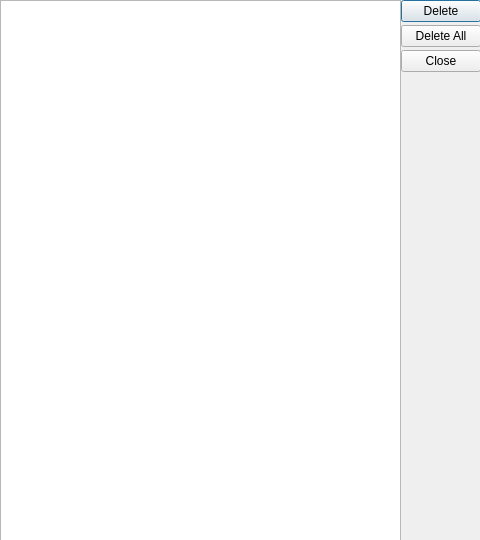
<?xml version="1.0" encoding="UTF-8"?>
<ui version="4.0">
 <class>historyDialog</class>
 <widget class="QDialog" name="historyDialog">
  <property name="windowModality">
   <enum>Qt::NonModal</enum>
  </property>
  <property name="enabled">
   <bool>true</bool>
  </property>
  <property name="geometry">
   <rect>
    <x>0</x>
    <y>0</y>
    <width>480</width>
    <height>540</height>
   </rect>
  </property>
  <property name="sizePolicy">
   <sizepolicy hsizetype="Fixed" vsizetype="Fixed">
    <horstretch>0</horstretch>
    <verstretch>0</verstretch>
   </sizepolicy>
  </property>
  <property name="contextMenuPolicy">
   <enum>Qt::DefaultContextMenu</enum>
  </property>
  <property name="windowTitle">
   <string comment="List of visited pages">History</string>
  </property>
  <property name="locale">
   <locale language="English" country="UnitedStates"/>
  </property>
  <property name="sizeGripEnabled">
   <bool>false</bool>
  </property>
  <widget class="QWidget" name="horizontalLayoutWidget">
   <property name="geometry">
    <rect>
     <x>0</x>
     <y>0</y>
     <width>481</width>
     <height>541</height>
    </rect>
   </property>
   <layout class="QHBoxLayout" name="mainHLayout">
    <property name="spacing">
     <number>0</number>
    </property>
    <property name="bottomMargin">
     <number>0</number>
    </property>
    <item>
     <widget class="QListView" name="historyListView"/>
    </item>
    <item>
     <layout class="QVBoxLayout" name="buttonsVLayout" stretch="0,0,0,0">
      <property name="spacing">
       <number>3</number>
      </property>
      <property name="sizeConstraint">
       <enum>QLayout::SetDefaultConstraint</enum>
      </property>
      <property name="bottomMargin">
       <number>0</number>
      </property>
      <item>
       <widget class="QPushButton" name="deleteButton">
        <property name="text">
         <string>Delete</string>
        </property>
       </widget>
      </item>
      <item>
       <widget class="QPushButton" name="deleteAllButton">
        <property name="text">
         <string>Delete All</string>
        </property>
       </widget>
      </item>
      <item>
       <widget class="QPushButton" name="closeButton">
        <property name="autoFillBackground">
         <bool>false</bool>
        </property>
        <property name="text">
         <string>Close</string>
        </property>
        <property name="checkable">
         <bool>true</bool>
        </property>
        <property name="checked">
         <bool>false</bool>
        </property>
       </widget>
      </item>
      <item>
       <spacer name="buttonsVSpacer">
        <property name="orientation">
         <enum>Qt::Vertical</enum>
        </property>
        <property name="sizeHint" stdset="0">
         <size>
          <width>20</width>
          <height>40</height>
         </size>
        </property>
       </spacer>
      </item>
     </layout>
    </item>
   </layout>
  </widget>
  <zorder>horizontalLayoutWidget</zorder>
  <zorder>verticalLayoutWidget</zorder>
 </widget>
 <tabstops>
  <tabstop>historyListView</tabstop>
  <tabstop>deleteButton</tabstop>
  <tabstop>deleteAllButton</tabstop>
  <tabstop>closeButton</tabstop>
 </tabstops>
 <resources/>
 <connections>
  <connection>
   <sender>deleteButton</sender>
   <signal>clicked()</signal>
   <receiver>historyListView</receiver>
   <slot>clearSelection()</slot>
   <hints>
    <hint type="sourcelabel">
     <x>406</x>
     <y>24</y>
    </hint>
    <hint type="destinationlabel">
     <x>361</x>
     <y>32</y>
    </hint>
   </hints>
  </connection>
  <connection>
   <sender>deleteAllButton</sender>
   <signal>clicked()</signal>
   <receiver>historyListView</receiver>
   <slot>selectAll()</slot>
   <hints>
    <hint type="sourcelabel">
     <x>445</x>
     <y>47</y>
    </hint>
    <hint type="destinationlabel">
     <x>375</x>
     <y>96</y>
    </hint>
   </hints>
  </connection>
  <connection>
   <sender>deleteAllButton</sender>
   <signal>clicked()</signal>
   <receiver>historyListView</receiver>
   <slot>clearSelection()</slot>
   <hints>
    <hint type="sourcelabel">
     <x>411</x>
     <y>51</y>
    </hint>
    <hint type="destinationlabel">
     <x>380</x>
     <y>83</y>
    </hint>
   </hints>
  </connection>
  <connection>
   <sender>closeButton</sender>
   <signal>clicked()</signal>
   <receiver>historyDialog</receiver>
   <slot>close()</slot>
   <hints>
    <hint type="sourcelabel">
     <x>430</x>
     <y>110</y>
    </hint>
    <hint type="destinationlabel">
     <x>430</x>
     <y>147</y>
    </hint>
   </hints>
  </connection>
 </connections>
</ui>
